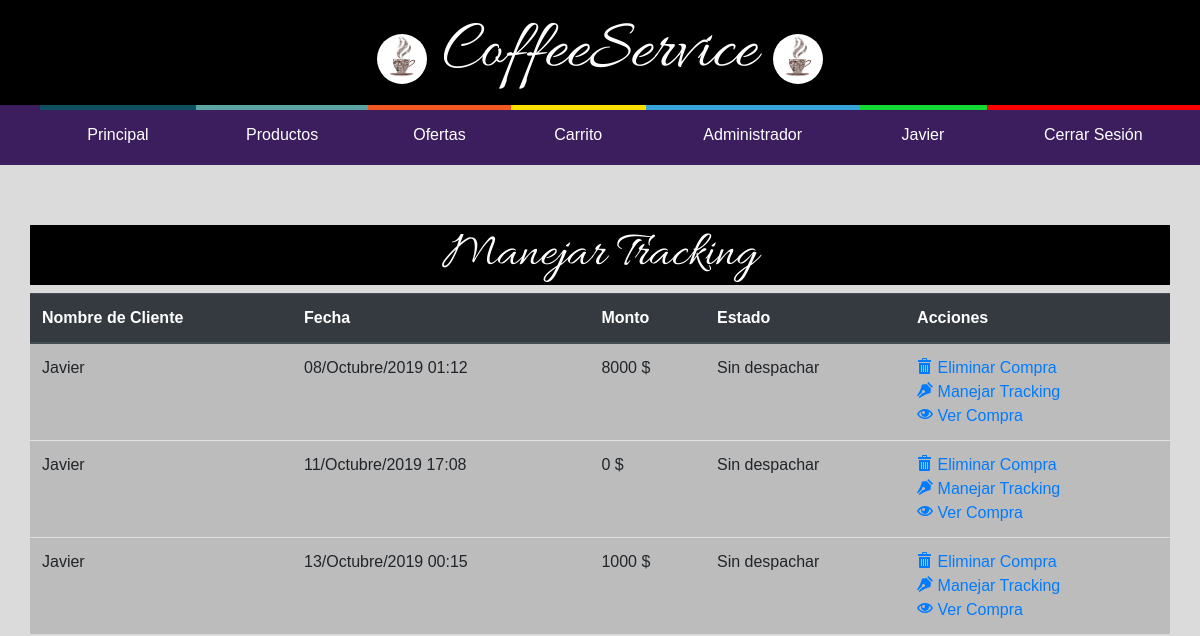
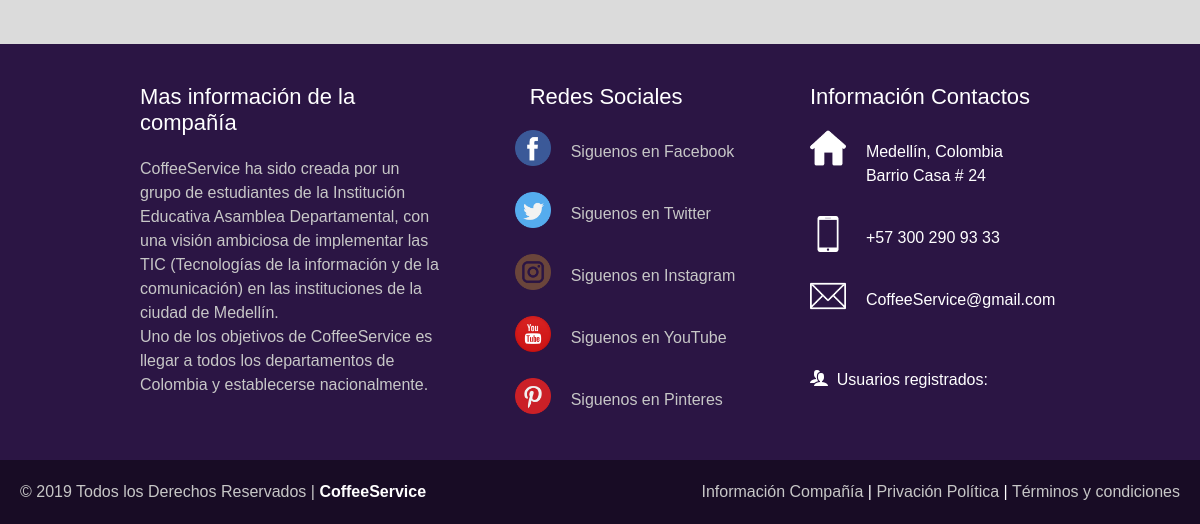
The page /view/index.php?p=tracking (signed in) on the database as committed earlier (2 pictures, top to bottom).
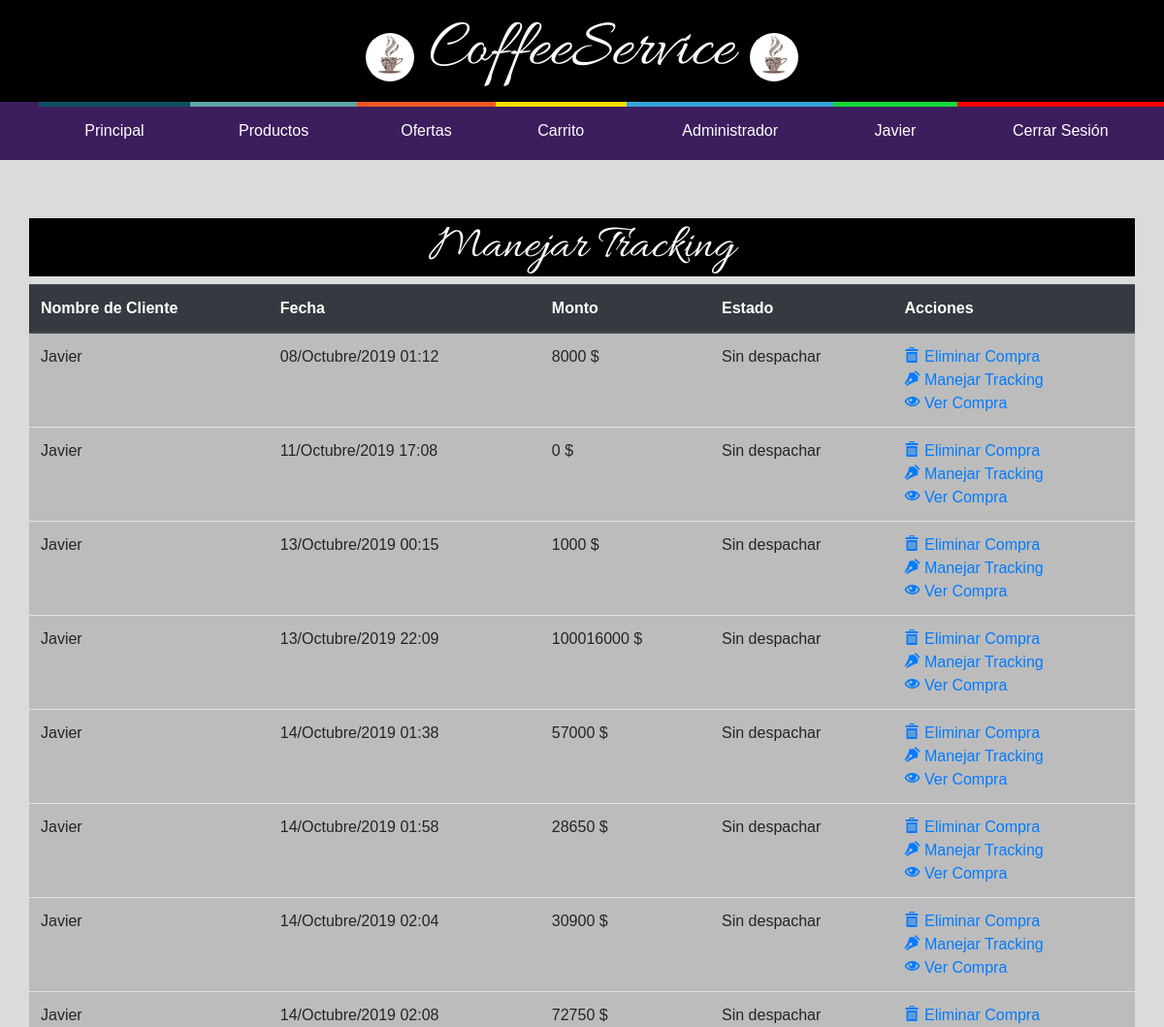
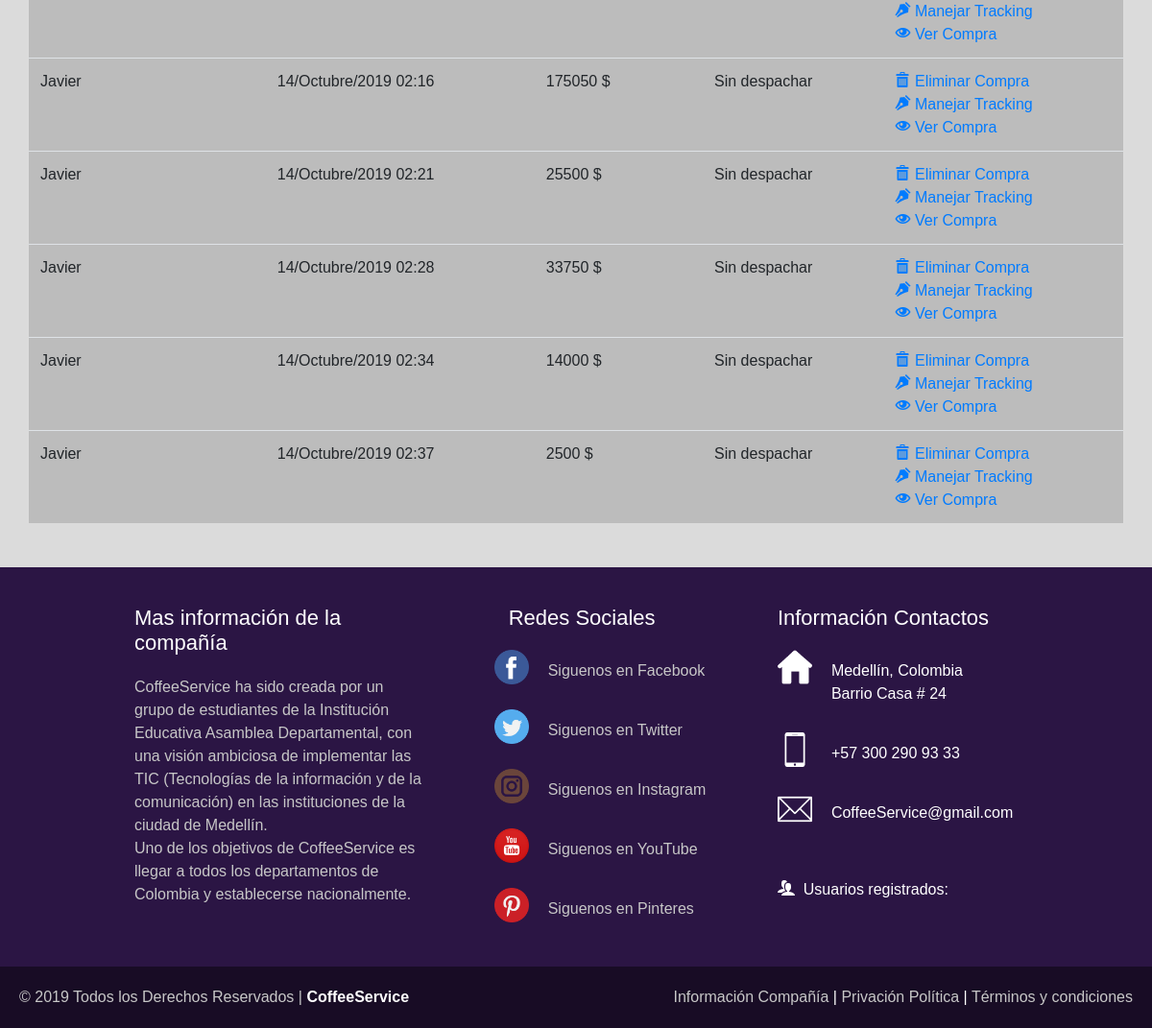
The same page on the database as committed later (2 pictures, top to bottom).
### tables this page shows
CREATE TABLE IF NOT EXISTS `factura` (
  `idFactura` int(11) NOT NULL AUTO_INCREMENT,
  `idCliente` int(11) NOT NULL,
  `fecha` datetime NOT NULL,
  `monto` float NOT NULL,
  `status` int(11) NOT NULL,
  PRIMARY KEY (`idFactura`)
);

CREATE TABLE IF NOT EXISTS `cliente` (
  `idCliente` int(11) NOT NULL AUTO_INCREMENT,
  `nameCliente` varchar(40) NOT NULL,
  `email` varchar(150) NOT NULL,
  `password` varchar(16) NOT NULL,
  PRIMARY KEY (`idCliente`)
);

### controller/functions.php (called while the page is built, shortened)
    <?php
function fecha($fecha){
    $e = explode("-",$fecha);
    $year = $e[0];
    $month = $e[1];
    $e2 = explode(" ",$e[2]);
    $day = $e2[0];
    $time = $e2[1];
    $e3 = explode(":", $time);
    $hour = $e3[0];
    $mins = $e3[1];
if($month == 1){
    $month = "Enero";
}else if ($month == 2){
    $month = "Febrero";
}else if ($month == 3){
    $month = "Marzo";
}else if ($month == 4){
    $month = "Abril";
}else if ($month == 5){
    $month = "Mayo";
}else if ($month == 6){
    $month = "Junio";
}else if ($month == 7){
    $month = "Julio";
}else if ($month == 8){
    $month = "Agosto";
}else if ($month == 9){
    $month = "Septiembre";
}else if ($month == 10){
    $month = "Octubre";
}else if ($month == 11){
    $month = "Noviembre";
}else if ($month == 12){
    $month = "Diciembre";
}else{
    $month = "Indefinido";
}
    return $day."/".$month."/".$year." ".$hour.":".$mins;
}
?>

### controller/config.php (called while the page is built, shortened)
<?php
$divisa2 = " $ ";
?>

### view/modules/tracking.php (the view, shortened to what this page needs)
<h1 class="title-tracking"> Manejar Tracking</h1>
<?php
$traking = $mysqli->query("SELECT * FROM factura WHERE status != 3");
?>
<table class="table">
  <thead class="thead-dark">
    <tr>
        <th>Nombre de Cliente</th>
        <th>Fecha</th>
        <th>Monto</th>
        <th>Estado</th>
        <th>Acciones</th>
    </tr>
  </thead>
  <tbody>
<?php
while($r = mysqli_fetch_array($traking)){
$qcliente = $mysqli->query("SELECT * FROM cliente WHERE idCliente = '".$r['idCliente']."'");
$rcliente = mysqli_fetch_array($qcliente);
$cliente = $rcliente['nameCliente'];
$apellido = $rcliente['apellidoCliente'];
    if($r['status'] == 0){
        $status = "Sin despachar";
    }else if($r['status'] == 1){
        $status = "Preparando envío";
    }else if($r['status']==2){
        $status = "Despachado";
    }else if($r['status']==3){
        $status = "Finalizado";
    }else{
        $status = "Indefinido";
    }
    $fecha = fecha($r['fecha']);
    ?>
        <tr class="table-active">
      <td><?=$cliente.' '.$apellido?></td>
      <td><?=$fecha?></td>
      <td><?=$r['monto']?><?=$divisa2?></td>
      <td><?=$status?></td>
      <td>  <a href="?p=tracking&eliminar=<?=$r['idFactura']?>"><i class="icon icon-bin"></i> Eliminar Compra</a><br>
            <a href="?p=manejar-status&id=<?=$r['idCliente']?>"><i class="icon icon-pen"></i> Manejar Tracking</a><br>
            <a href="?p=ver-compra&id=<?=$r['idCliente']?>"><i class="icon icon-eye"></i> Ver Compra</a>
      </td>
    </tr>
<?php
}
?>
  </tbody>
</table>

Rows that differ between the two databases and show on the page:
added factura: idCliente.nameCliente "Javier", fecha "13/Octubre/2019 22:09", monto "100016000", status "Sin despachar"
added factura: idCliente.nameCliente "Javier", fecha "14/Octubre/2019 01:38", monto "57000", status "Sin despachar"
added factura: idCliente.nameCliente "Javier", fecha "14/Octubre/2019 01:58", monto "28650", status "Sin despachar"
added factura: idCliente.nameCliente "Javier", fecha "14/Octubre/2019 02:04", monto "30900", status "Sin despachar"
added factura: idCliente.nameCliente "Javier", fecha "14/Octubre/2019 02:08", monto "72750", status "Sin despachar"
added factura: idCliente.nameCliente "Javier", fecha "14/Octubre/2019 02:16", monto "175050", status "Sin despachar"
added factura: idCliente.nameCliente "Javier", fecha "14/Octubre/2019 02:21", monto "25500", status "Sin despachar"
added factura: idCliente.nameCliente "Javier", fecha "14/Octubre/2019 02:28", monto "33750", status "Sin despachar"
added factura: idCliente.nameCliente "Javier", fecha "14/Octubre/2019 02:34", monto "14000", status "Sin despachar"
added factura: idCliente.nameCliente "Javier", fecha "14/Octubre/2019 02:37", monto "2500", status "Sin despachar"
